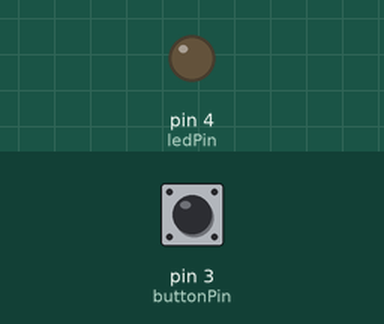
This sketch was run on a simulated Arduino Uno, built with avr-gcc and run on an emulated ATmega328P. Parts: output pins drawn as LEDs (lit = HIGH). The inputs (shaded band) are chosen by the test bench; at power-on: pin 3 (buttonPin) HIGH.

Above: at 1.2 s.
1.3 s: pin 3 (buttonPin) pulled LOW for 0.15 s
At 2.0 s:
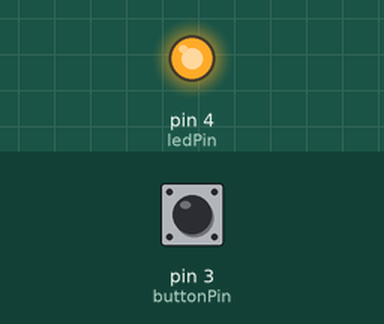
2.9 s: pin 3 (buttonPin) pulled LOW for 1 s
At 5.1 s:
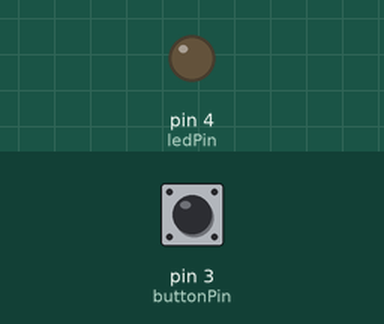
5.4 s: pin 3 (buttonPin) pulled LOW for 3.2 s
At 9.0 s:
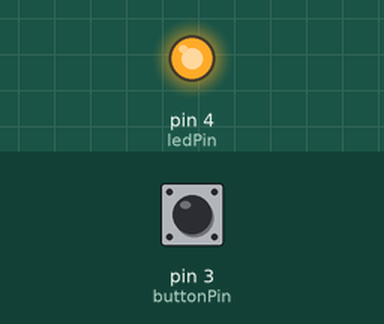
Timing chart, 0 to 10.5 s (numbered marks = the images above; inputs shaded):
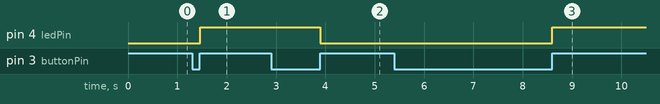

The sketch:

On_Off_Led_With_One_Push_Button.ino.ino
```cpp
int buttonPin = 3;
int ledPin = 4;
bool buttonPressed = false;
bool ledOn = false;

void setup()
{
  pinMode(buttonPin, INPUT);
  pinMode(ledPin, OUTPUT);
}

void loop()
{
  buttonPressed = !digitalRead(buttonPin);

  while(!buttonPressed) {
    delay(20); //debounce
    buttonPressed = !digitalRead(buttonPin);
  }

  while(buttonPressed) {
    delay(20); //debounce
    buttonPressed = !digitalRead(buttonPin);
  }

  ledOn = !ledOn;
  digitalWrite(ledPin, ledOn);
}
```

Measured:
- after the input at 1.3 s, pin 4 (ledPin): LOW → HIGH after 0.16 s
- after the input at 2.9 s, pin 4 (ledPin): HIGH → LOW after 1.0 s
- after the input at 5.4 s, pin 4 (ledPin): LOW → HIGH after 3.2 s
